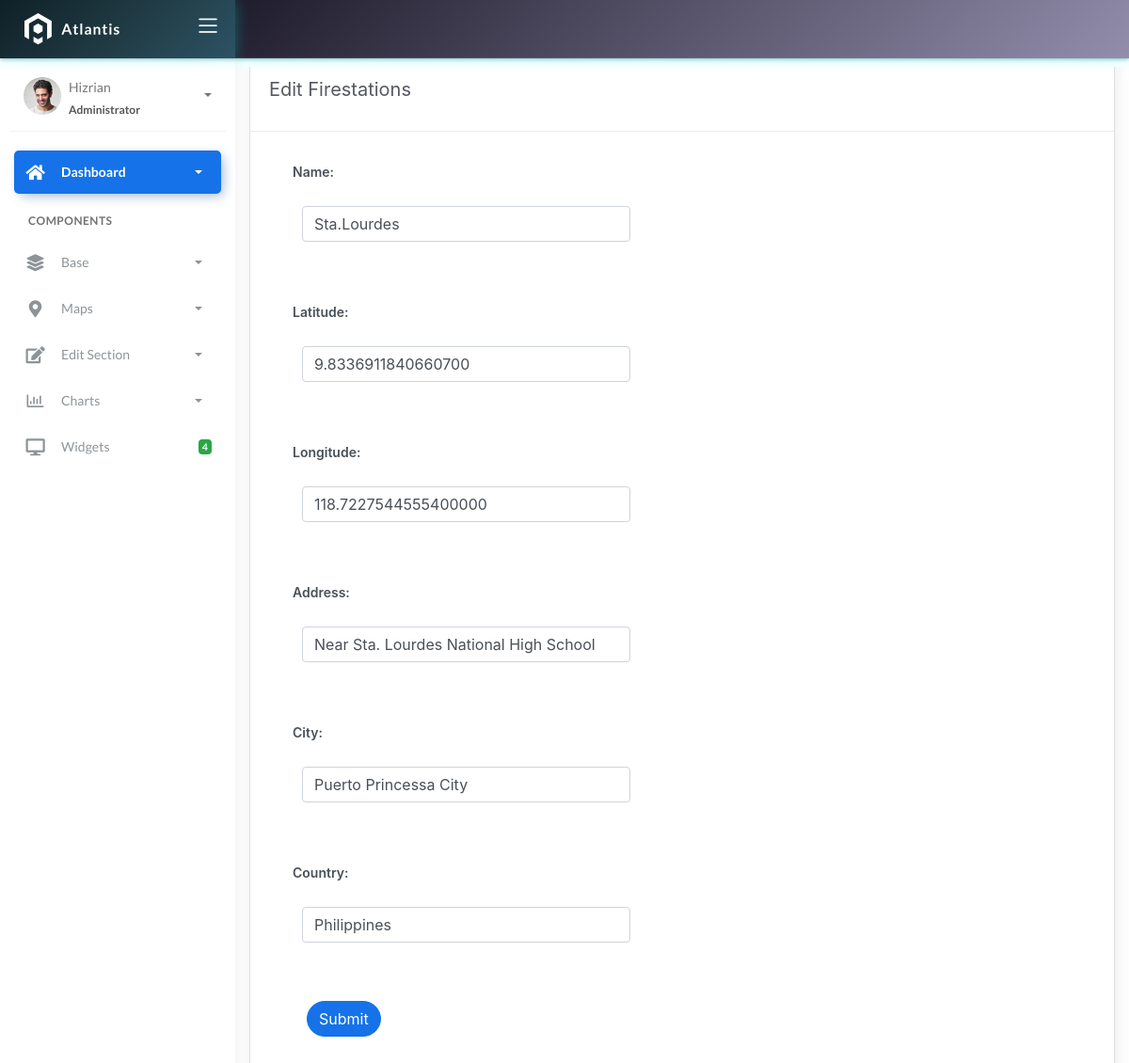
Page /firestation/1/update/ on the committed database.
### fire/models.py (models this page shows)
class BaseModel(models.Model):
    created_at = models.DateTimeField(auto_now_add=True, db_index=True)
    updated_at = models.DateTimeField(auto_now=True)
    class Meta:
        abstract = True

class FireStation(BaseModel):
    name = models.CharField(max_length=150)
    latitude = models.DecimalField(
        max_digits=22, decimal_places=16, null=True, blank=True)
    longitude = models.DecimalField(
        max_digits=22, decimal_places=16, null=True, blank=True)
    address = models.CharField(max_length=150)
    city = models.CharField(max_length=150)
    country = models.CharField(max_length=150)

### fire/views.py (the view, shortened to what this page needs)
# urls.py: path('firestation/<int:pk>/update/', FirestationUpdateView.as_view(), name='firestation-update'),
class FirestationUpdateView(UpdateView):
    model = FireStation
    form_class = FireStationzForm
    template_name = 'firestation_edit.html'
    success_url = reverse_lazy('firestation-list')
    def get_context_data(self, **kwargs):
        context = super().get_context_data(**kwargs)
        context['firestation_list'] = self.success_url
        return context

### fire/forms.py
class FireStationzForm(ModelForm):
    class Meta:
        model = FireStation
        fields = "__all__"

### templates/firestation_edit.html (shortened to what this page needs)
{% extends 'base.html' %}
{% load static %}
{% block content %}
<div class="content">
  <div class="container-fluid">
    <div class="row">
      <div class="col-md-12">
        <div class="card">
          <div class="card-header">
            <div class="card-title">Edit Firestations</div>
          </div>
          <div class="col-md-6">
            <div class="card-body">
              <form class="" action="" method="post" novalidate>
                {% include 'includes/form.html' %}
                <div class="form-group">
                  <div class="col-md-12 col-sm-3">
                    <button type="submit" class="btn btn-primary btn-rounded">Submit</button>
                  </div>
                </div>
              </form>
            </div>
          </div>
        </div>
      </div>
    </div>
  </div>
</div>
{% endblock %}

### templates/includes/form.html (shortened to what this page needs)
{% load widget_tweaks %}
{% for field in form %}
<div class="field item form-group">
    <label>{{ field.label_tag }}</label>
  <div class="form-group">
    {% render_field field class="form-control" %}
  </div>
</div>
{% endfor %}

### rows in the picture
FireStation: name "Sta.Lourdes" "9.8336911840660700" "118.7227544555400000" "Near Sta. Lourdes National High School" "Puerto Princessa City" "Philippines"

### other values in the picture
{{ field.label_tag }} "Name:" "Latitude:" "Longitude:" "Address:" "City:" "Country:"
